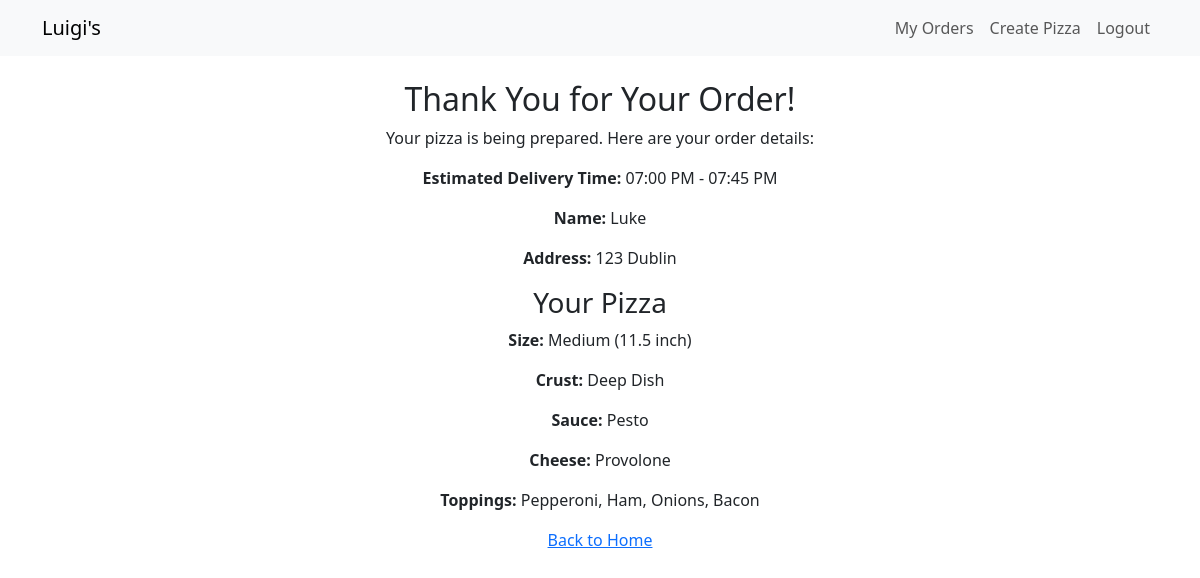
/order_complete/3/ (signed in), run on the app's committed database.
### orders/models.py (models this page shows, shortened)
class Order(models.Model):
    user = models.ForeignKey(settings.AUTH_USER_MODEL, on_delete=models.CASCADE)
    pizza = models.ForeignKey(Pizza, on_delete=models.CASCADE)
    name = models.CharField(max_length=100)
    address = models.TextField()
    card_number = models.CharField(max_length=16)
    card_expiry = models.CharField(max_length=7)
    card_cvv = models.CharField(max_length=3)
    timestamp = models.DateTimeField(auto_now_add=True)

class Pizza(models.Model):
    size = models.ForeignKey(PizzaSize, on_delete=models.CASCADE)
    crust = models.ForeignKey(PizzaCrust, on_delete=models.CASCADE)
    sauce = models.ForeignKey(PizzaSauce, on_delete=models.CASCADE)
    cheese = models.ForeignKey(PizzaCheese, on_delete=models.CASCADE)
    toppings = models.ManyToManyField(Topping)

class PizzaSize(models.Model):
    name = models.CharField(max_length=20)

class PizzaCrust(models.Model):
    name = models.CharField(max_length=20)

class PizzaSauce(models.Model):
    name = models.CharField(max_length=20)

class PizzaCheese(models.Model):
    name = models.CharField(max_length=20)

class Topping(models.Model):
    name = models.CharField(max_length=20)

### orders/views.py (the view)
# urls.py: path('order_complete/<int:order_id>/', views.order_complete, name='order_complete'),
@login_required
def order_complete(request, order_id):
    order = get_object_or_404(Order, id=order_id)
    order_time = order.timestamp
    current_minute = order_time.minute
    if current_minute <= 15:
        delivery_start = order_time.replace(minute=45, second=0, microsecond=0)
        delivery_end = delivery_start + timedelta(minutes=15)
    else:
        delivery_start = order_time + timedelta(hours=1)
        delivery_start = delivery_start.replace(minute=0, second=0, microsecond=0)
        delivery_end = delivery_start + timedelta(minutes=45)
    if delivery_end.hour >= 24:
        delivery_end = delivery_end.replace(hour=0)
    delivery_window = f"{delivery_start.strftime('%I:%M %p')} - {delivery_end.strftime('%I:%M %p')}"
    return render(request, 'orders/order_complete.html', {'order': order, 'delivery_window': delivery_window})

### orders/templates/orders/order_complete.html
{% extends 'orders/base.html' %}
{% load static %}
{% block content %}
<div class="container text-center">
    <h2>Thank You for Your Order!</h2>
    <p>Your pizza is being prepared. Here are your order details:</p>
    <p><strong>Estimated Delivery Time:</strong> {{ delivery_window }}</p>
    <p><strong>Name:</strong> {{ order.name }}</p>
    <p><strong>Address:</strong> {{ order.address }}</p>
    <h3>Your Pizza</h3>
    <p><strong>Size:</strong> {{ order.pizza.size.name }}</p>
    <p><strong>Crust:</strong> {{ order.pizza.crust.name }}</p>
    <p><strong>Sauce:</strong> {{ order.pizza.sauce.name }}</p>
    <p><strong>Cheese:</strong> {{ order.pizza.cheese.name }}</p>
    <p><strong>Toppings:</strong>
        {% for topping in order.pizza.toppings.all %}
            {{ topping.name }}{% if not forloop.last %}, {% endif %}
        {% empty %}
            No Toppings
        {% endfor %}
    </p>
    <a href="{% url 'home' %}">Back to Home</a>
</div>
{% endblock %}

### data on the page
Order: name "Luke", address "123 Dublin", pizza.size.name "Medium (11.5 inch)", pizza.crust.name "Deep Dish", pizza.sauce.name "Pesto", pizza.cheese.name "Provolone"
Topping: name "Pepperoni"
Topping: name "Ham"
Topping: name "Onions"
Topping: name "Bacon"

### other printed values
{{ delivery_window }} "07:00 PM - 07:45 PM"
